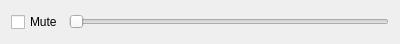
<?xml version="1.0" encoding="UTF-8"?>
<ui version="4.0">
 <class>ControleVolume</class>
 <widget class="QWidget" name="ControleVolume">
  <property name="geometry">
   <rect>
    <x>0</x>
    <y>0</y>
    <width>400</width>
    <height>44</height>
   </rect>
  </property>
  <property name="windowTitle">
   <string>Form</string>
  </property>
  <layout class="QHBoxLayout" name="horizontalLayout">
   <item>
    <widget class="QCheckBox" name="mute">
     <property name="styleSheet">
      <string notr="true">indicator: /player/mute</string>
     </property>
     <property name="text">
      <string>Mute</string>
     </property>
    </widget>
   </item>
   <item>
    <widget class="QSlider" name="volume">
     <property name="orientation">
      <enum>Qt::Horizontal</enum>
     </property>
    </widget>
   </item>
  </layout>
 </widget>
 <resources/>
 <connections/>
</ui>
